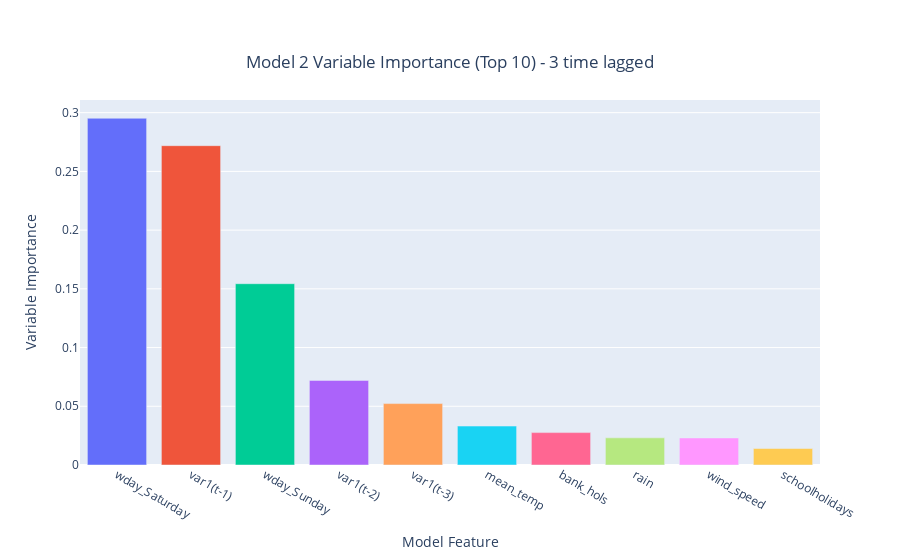

This figure's notebook cell:
### Markdown cell above
Plot importance chart for 3 time lagged variables

### Code cell
#plot importance chart
importance_fig[1].show()
importance_fig[1].write_image(f"../images/Model2ImportanceA3.svg")

### Figure 1 — Plotly figure (JSON) as saved in the notebook; plotly's stock layout.template omitted (floating-point values rounded to 4 significant figures)
{"data": [{"alignmentgroup": "True", "hovertemplate": "color=wday_Saturday<br>Model Feature=%{x}<br>Variable Importance=%{y}<extra></extra>", "legendgroup": "wday_Saturday", "marker": {"color": "#636efa", "pattern": {"shape": ""}}, "name": "wday_Saturday", "offsetgroup": "wday_Saturday", "orientation": "v", "showlegend": true, "textposition": "auto", "type": "bar", "x": ["wday_Saturday"], "xaxis": "x", "y": [0.2952], "yaxis": "y"}, {"alignmentgroup": "True", "hovertemplate": "color=var1(t-1)<br>Model Feature=%{x}<br>Variable Importance=%{y}<extra></extra>", "legendgroup": "var1(t-1)", "marker": {"color": "#EF553B", "pattern": {"shape": ""}}, "name": "var1(t-1)", "offsetgroup": "var1(t-1)", "orientation": "v", "showlegend": true, "textposition": "auto", "type": "bar", "x": ["var1(t-1)"], "xaxis": "x", "y": [0.2719], "yaxis": "y"}, {"alignmentgroup": "True", "hovertemplate": "color=wday_Sunday<br>Model Feature=%{x}<br>Variable Importance=%{y}<extra></extra>", "legendgroup": "wday_Sunday", "marker": {"color": "#00cc96", "pattern": {"shape": ""}}, "name": "wday_Sunday", "offsetgroup": "wday_Sunday", "orientation": "v", "showlegend": true, "textposition": "auto", "type": "bar", "x": ["wday_Sunday"], "xaxis": "x", "y": [0.1544], "yaxis": "y"}, {"alignmentgroup": "True", "hovertemplate": "color=var1(t-2)<br>Model Feature=%{x}<br>Variable Importance=%{y}<extra></extra>", "legendgroup": "var1(t-2)", "marker": {"color": "#ab63fa", "pattern": {"shape": ""}}, "name": "var1(t-2)", "offsetgroup": "var1(t-2)", "orientation": "v", "showlegend": true, "textposition": "auto", "type": "bar", "x": ["var1(t-2)"], "xaxis": "x", "y": [0.07203], "yaxis": "y"}, {"alignmentgroup": "True", "hovertemplate": "color=var1(t-3)<br>Model Feature=%{x}<br>Variable Importance=%{y}<extra></extra>", "legendgroup": "var1(t-3)", "marker": {"color": "#FFA15A", "pattern": {"shape": ""}}, "name": "var1(t-3)", "offsetgroup": "var1(t-3)", "orientation": "v", "showlegend": true, "textposition": "auto", "type": "bar", "x": ["var1(t-3)"], "xaxis": "x", "y": [0.0523], "yaxis": "y"}, {"alignmentgroup": "True", "hovertemplate": "color=mean_temp<br>Model Feature=%{x}<br>Variable Importance=%{y}<extra></extra>", "legendgroup": "mean_temp", "marker": {"color": "#19d3f3", "pattern": {"shape": ""}}, "name": "mean_temp", "offsetgroup": "mean_temp", "orientation": "v", "showlegend": true, "textposition": "auto", "type": "bar", "x": ["mean_temp"], "xaxis": "x", "y": [0.03315], "yaxis": "y"}, {"alignmentgroup": "True", "hovertemplate": "color=bank_hols<br>Model Feature=%{x}<br>Variable Importance=%{y}<extra></extra>", "legendgroup": "bank_hols", "marker": {"color": "#FF6692", "pattern": {"shape": ""}}, "name": "bank_hols", "offsetgroup": "bank_hols", "orientation": "v", "showlegend": true, "textposition": "auto", "type": "bar", "x": ["bank_hols"], "xaxis": "x", "y": [0.02758], "yaxis": "y"}, {"alignmentgroup": "True", "hovertemplate": "color=rain<br>Model Feature=%{x}<br>Variable Importance=%{y}<extra></extra>", "legendgroup": "rain", "marker": {"color": "#B6E880", "pattern": {"shape": ""}}, "name": "rain", "offsetgroup": "rain", "orientation": "v", "showlegend": true, "textposition": "auto", "type": "bar", "x": ["rain"], "xaxis": "x", "y": [0.0231], "yaxis": "y"}, {"alignmentgroup": "True", "hovertemplate": "color=wind_speed<br>Model Feature=%{x}<br>Variable Importance=%{y}<extra></extra>", "legendgroup": "wind_speed", "marker": {"color": "#FF97FF", "pattern": {"shape": ""}}, "name": "wind_speed", "offsetgroup": "wind_speed", "orientation": "v", "showlegend": true, "textposition": "auto", "type": "bar", "x": ["wind_speed"], "xaxis": "x", "y": [0.02304], "yaxis": "y"}, {"alignmentgroup": "True", "hovertemplate": "color=schoolholidays<br>Model Feature=%{x}<br>Variable Importance=%{y}<extra></extra>", "legendgroup": "schoolholidays", "marker": {"color": "#FECB52", "pattern": {"shape": ""}}, "name": "schoolholidays", "offsetgroup": "schoolholidays", "orientation": "v", "showlegend": true, "textposition": "auto", "type": "bar", "x": ["schoolholidays"], "xaxis": "x", "y": [0.01404], "yaxis": "y"}], "layout": {"barmode": "relative", "legend": {"title": {"text": "color"}, "tracegroupgap": 0}, "showlegend": false, "title": {"text": "Model 2 Variable Importance (Top 10) - 3 time lagged", "x": 0.5, "xanchor": "center", "y": 0.9, "yanchor": "top"}, "xaxis": {"anchor": "y", "domain": [0.0, 1.0], "title": {"text": "Model Feature"}}, "yaxis": {"anchor": "x", "domain": [0.0, 1.0], "title": {"text": "Variable Importance"}}}}
